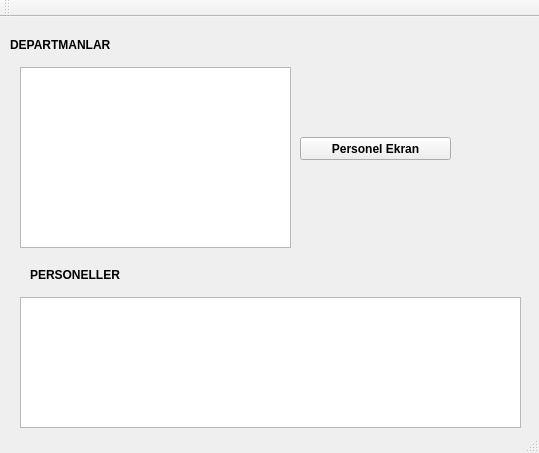
<?xml version="1.0" encoding="UTF-8"?>
<ui version="4.0">
 <class>MainWindow</class>
 <widget class="QMainWindow" name="MainWindow">
  <property name="geometry">
   <rect>
    <x>0</x>
    <y>0</y>
    <width>539</width>
    <height>453</height>
   </rect>
  </property>
  <property name="font">
   <font>
    <pointsize>9</pointsize>
    <weight>75</weight>
    <bold>true</bold>
   </font>
  </property>
  <property name="windowTitle">
   <string>MainWindow</string>
  </property>
  <widget class="QWidget" name="centralWidget">
   <widget class="QLabel" name="label">
    <property name="geometry">
     <rect>
      <x>10</x>
      <y>20</y>
      <width>111</width>
      <height>16</height>
     </rect>
    </property>
    <property name="text">
     <string>DEPARTMANLAR</string>
    </property>
   </widget>
   <widget class="QLabel" name="label_2">
    <property name="geometry">
     <rect>
      <x>30</x>
      <y>250</y>
      <width>111</width>
      <height>16</height>
     </rect>
    </property>
    <property name="text">
     <string>PERSONELLER</string>
    </property>
   </widget>
   <widget class="QTableView" name="tableView">
    <property name="geometry">
     <rect>
      <x>20</x>
      <y>50</y>
      <width>271</width>
      <height>181</height>
     </rect>
    </property>
   </widget>
   <widget class="QTableView" name="tableView_2">
    <property name="geometry">
     <rect>
      <x>20</x>
      <y>280</y>
      <width>501</width>
      <height>131</height>
     </rect>
    </property>
   </widget>
   <widget class="QPushButton" name="pushButton">
    <property name="geometry">
     <rect>
      <x>300</x>
      <y>120</y>
      <width>151</width>
      <height>23</height>
     </rect>
    </property>
    <property name="text">
     <string>Personel Ekran</string>
    </property>
   </widget>
  </widget>
  <widget class="QMenuBar" name="menuBar">
   <property name="geometry">
    <rect>
     <x>0</x>
     <y>0</y>
     <width>539</width>
     <height>21</height>
    </rect>
   </property>
  </widget>
  <widget class="QToolBar" name="mainToolBar">
   <attribute name="toolBarArea">
    <enum>TopToolBarArea</enum>
   </attribute>
   <attribute name="toolBarBreak">
    <bool>false</bool>
   </attribute>
  </widget>
  <widget class="QStatusBar" name="statusBar"/>
 </widget>
 <layoutdefault spacing="6" margin="11"/>
 <resources/>
 <connections/>
</ui>
